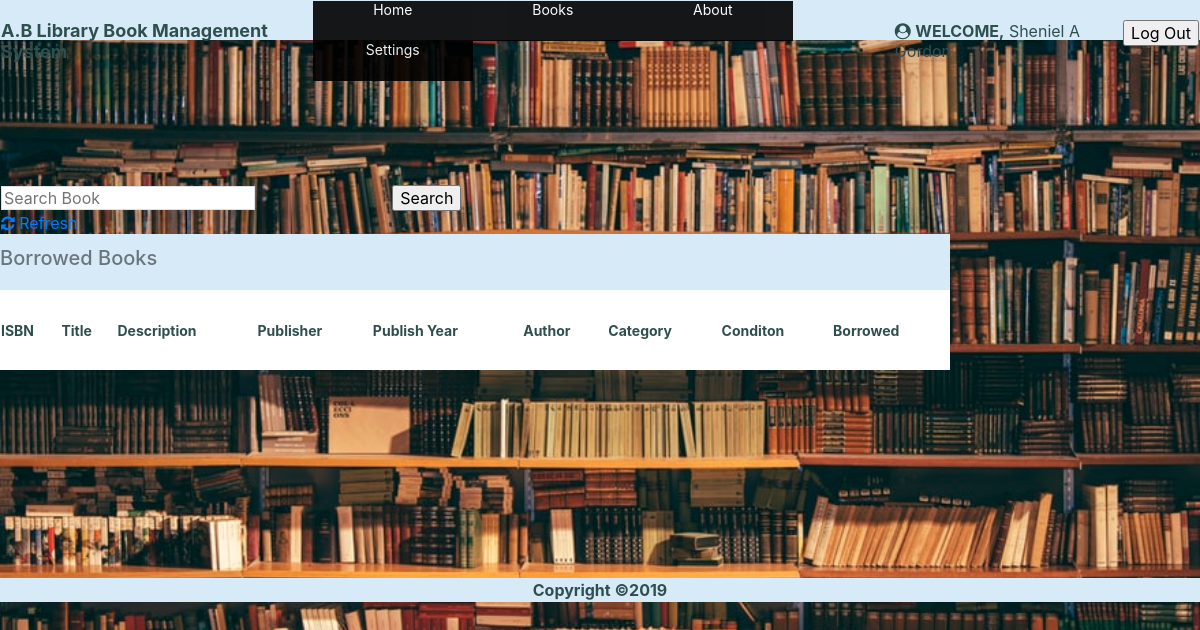
The page /Booksborrowed.php (signed in) on the database its author committed.
### tables this page shows
CREATE TABLE `student` (
  `count` int(11) NOT NULL,
  `id` varchar(12) NOT NULL,
  `fname` varchar(55) NOT NULL,
  `mname` varchar(55) NOT NULL,
  `lname` varchar(55) NOT NULL,
  `email` varchar(55) NOT NULL,
  `address` varchar(100) NOT NULL,
  `department` varchar(55) NOT NULL,
  `pass` varchar(12) NOT NULL,
  `conpass` varchar(12) NOT NULL,
  `active` varchar(4) NOT NULL
);

### Session.php (the view, shortened to what this page needs)
<html>
<div class="webtop">
<table style="width:100%; color:darkslategrey;">
    <tr>
<td><b style="font-size:18px;color:darkslategrey;">A.B Library Book Management System</b></td>
     <td>
        <ul>
          <li><a href="Home.php">Home</a></li>
            <li><a>Books</a>
        </li>
            <li><a href="">About</a>
            <li><a>Settings</a>
            </li>
        </ul>
        </td>
     <td><i style="color:darkslategrey;" class="fa fa-user-circle" aria-hidden="true"></i><?php
     $sql="select * from student where id='".$_SESSION['user']."'";
        $records=mysql_query($sql);
   while($info=mysql_fetch_assoc($records))
   {
        echo " "."<b>WELCOME,</b>"." ".$info['fname']."";
        echo " "."<b></b>"." ".$info['mname']."";
        echo " "."<b></b>"." ".$info['lname']."";
    }
    ?>
    </td>
        <td>
    <form action="Login.php" method="POST">
        <input type=submit name="logout" value="Log Out">
    </form>
    </td>
     </table>
</div>
   </html>

### rows shown on the page
student: fname "Sheniel", mname "A", lname "Gordon"
